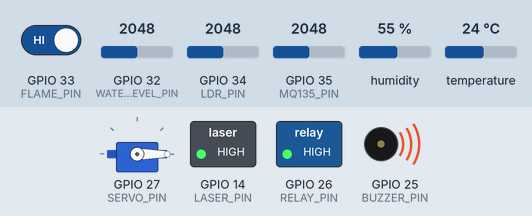
Simulated run of this sketch. Board: ESP32. On the bench: servo, switched loads named in the sketch (green lamp = pin HIGH), buzzer (waves = sounding, pin HIGH). The test bench sets the inputs (shaded band); at power-on: GPIO 34 (LDR_PIN) = 2048, GPIO 32 (WATER_LEVEL_PIN) = 2048, GPIO 33 (FLAME_PIN) HIGH, GPIO 35 (MQ135_PIN) = 2048, humidity 55 %, temperature 24 °C. WiFi joins after 1.5 s; servers stay silent unless stated; uploads are accepted with an empty reply; what the sketch prints to the serial monitor is not drawn.

Above: at 2.7 s.
2.8 s: GPIO 34 (LDR_PIN) set to 1537
11.5 s: GPIO 34 (LDR_PIN) set to 1458
At 11.9 s:
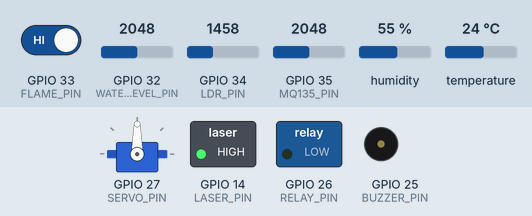
14.5 s: GPIO 34 (LDR_PIN) set to 2866
At 23.6 s:
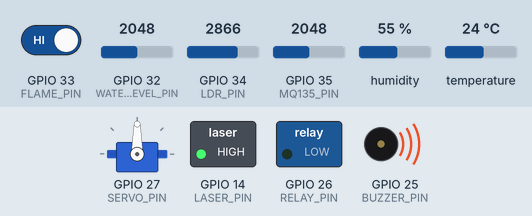
23.8 s: GPIO 34 (LDR_PIN) set to 1228
At 26.6 s:
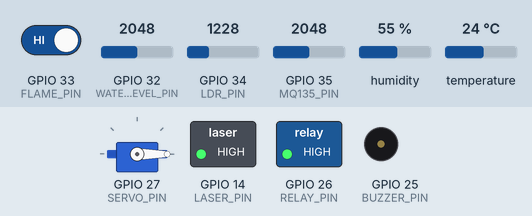
Timing chart, 0 to 28.1 s (numbered marks = the images above; inputs shaded):
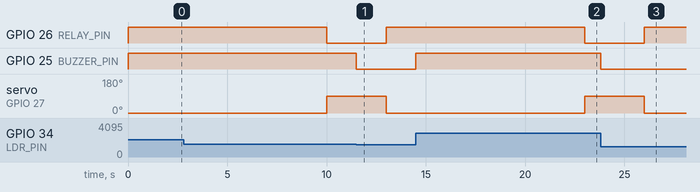

Measured:
- the behaviour switches between 1501 and 1500 on GPIO 34 (LDR_PIN) (found by bisection; images 0 and 1)
- after the input at 11.5 s, GPIO 25 (BUZZER_PIN): HIGH → LOW at once
- after the input at 14.5 s, GPIO 25 (BUZZER_PIN): LOW → HIGH at once
- after the input at 23.8 s, GPIO 25 (BUZZER_PIN): HIGH → LOW at once

The sketch:

Cattle_farm.ino
```cpp
#include <WiFi.h>
#include <HTTPClient.h>
#include <ESP32Servo.h>
#include <DHT.h>
#include <NetworkClientSecure.h>

// -------- NETWORK CONFIGURATION --------
const char* ssid = "USERNAME_WIFI";
const char* password = "PASSWORD_WIFI";
const char* serverUrl = "YOUR_SERVER_URL"; //NGROK BASED

// -------- PIN DEFINITIONS --------
#define RELAY_PIN 26
#define SERVO_PIN 27
#define LASER_PIN 14
#define LDR_PIN 34
#define BUZZER_PIN 25
#define DHTPIN 4
#define DHTTYPE DHT11
#define MQ135_PIN 35
#define FLAME_PIN 33
#define WATER_LEVEL_PIN 32

Servo feederServo;
DHT dht(DHTPIN, DHTTYPE);

unsigned long previousMillis = 0;
unsigned long lastUploadMillis = 0;
const long uploadInterval = 3000;

// ✅ NEW: DHT timing control
unsigned long lastDHTRead = 0;
const long dhtInterval = 2000;
float temp = 0.0;
float hum = 0.0;

bool feedingON = false;
int ldrThreshold = 1500;

void setup() {
  Serial.begin(115200);
  pinMode(RELAY_PIN, OUTPUT);
  pinMode(LASER_PIN, OUTPUT);
  pinMode(BUZZER_PIN, OUTPUT);
  pinMode(FLAME_PIN, INPUT);

  digitalWrite(LASER_PIN, HIGH);
  digitalWrite(RELAY_PIN, HIGH);
  digitalWrite(BUZZER_PIN, HIGH);

  feederServo.attach(SERVO_PIN);
  feederServo.write(0);
  dht.begin();

  WiFi.begin(ssid, password);
  while (WiFi.status() != WL_CONNECTED) {
    delay(500);
    Serial.print(".");
  }
  Serial.println("\n✅ WIFI CONNECTED");
}

void loop() {
  unsigned long currentMillis = millis();

  // -------- DHT SAFE READ --------
  if (currentMillis - lastDHTRead >= dhtInterval) {
    lastDHTRead = currentMillis;

    float t = dht.readTemperature();
    float h = dht.readHumidity();

    if (!isnan(t) && !isnan(h)) {
      temp = t;
      hum = h;
    } else {
      Serial.println("⚠️ DHT Read Failed");
    }
  }

  // -------- SENSOR LOGIC --------
  int ldrValue = analogRead(LDR_PIN);
  int gasValue = analogRead(MQ135_PIN);
  int waterRaw = analogRead(WATER_LEVEL_PIN);
  int flameStatus = digitalRead(FLAME_PIN);

  // ✅ VALID RANGE FIX (avoid 793, 973 issue)
  if (temp < 0 || temp > 60) temp = 0;
  if (hum < 0 || hum > 100) hum = 0;

  int wastePercent = map(waterRaw, 0, 4095, 0, 100);
  wastePercent = constrain(wastePercent, 0, 100);

  // -------- INTRUDER DETECTION FIX --------
  bool intruderDetected = (ldrValue > ldrThreshold);

  if (intruderDetected) {
    digitalWrite(BUZZER_PIN, HIGH );   // ON
  } else {
    digitalWrite(BUZZER_PIN, LOW);  // OFF
  }

  // -------- ACTUATOR LOGIC --------
  if (!feedingON && currentMillis - previousMillis >= 10000) {
    feedingON = true; previousMillis = currentMillis;
    feederServo.write(90); digitalWrite(RELAY_PIN, LOW);
  }
  if (feedingON && currentMillis - previousMillis >= 3000) {
    feedingON = false; previousMillis = currentMillis;
    feederServo.write(0); digitalWrite(RELAY_PIN, HIGH);
  }

  // -------- CLOUD UPLOAD --------
  if (currentMillis - lastUploadMillis >= uploadInterval) {
    lastUploadMillis = currentMillis;

    if (WiFi.status() == WL_CONNECTED) {
      HTTPClient http;
      NetworkClientSecure client;
      client.setInsecure();

      http.begin(client, serverUrl);
      http.addHeader("Content-Type", "application/json");
      http.addHeader("ngrok-skip-browser-warning", "true");

      String payload = "{";
      payload += "\"Email\":\"cattlefarmer@example.com\",";
      payload += "\"Temp (°C)\":" + String(temp) + ",";
      payload += "\"Humidity (%)\":" + String(hum) + ",";
      payload += "\"Gas_Level (ppm)\":" + String(gasValue) + ",";
      payload += "\"Dung_Level (%)\":" + String(wastePercent) + ",";
      payload += "\"Fire_Sensor (0/1)\":" + String(flameStatus == LOW ? 1 : 0) + ",";
      payload += "\"Threat_Detection\":" + String(intruderDetected ? 1 : 0) + ",";
      payload += "\"Feeder_Status\":\"" + String(feedingON ? "OPEN" : "CLOSED") + "\",";
      payload += "\"Pump_Status\":\"" + String(feedingON ? "ON" : "OFF") + "\"";
      payload += "}";

      int httpResponseCode = http.POST(payload);
      Serial.print("📡 Sync Code: "); Serial.println(httpResponseCode);
      http.end();
    }
  }
}
```
